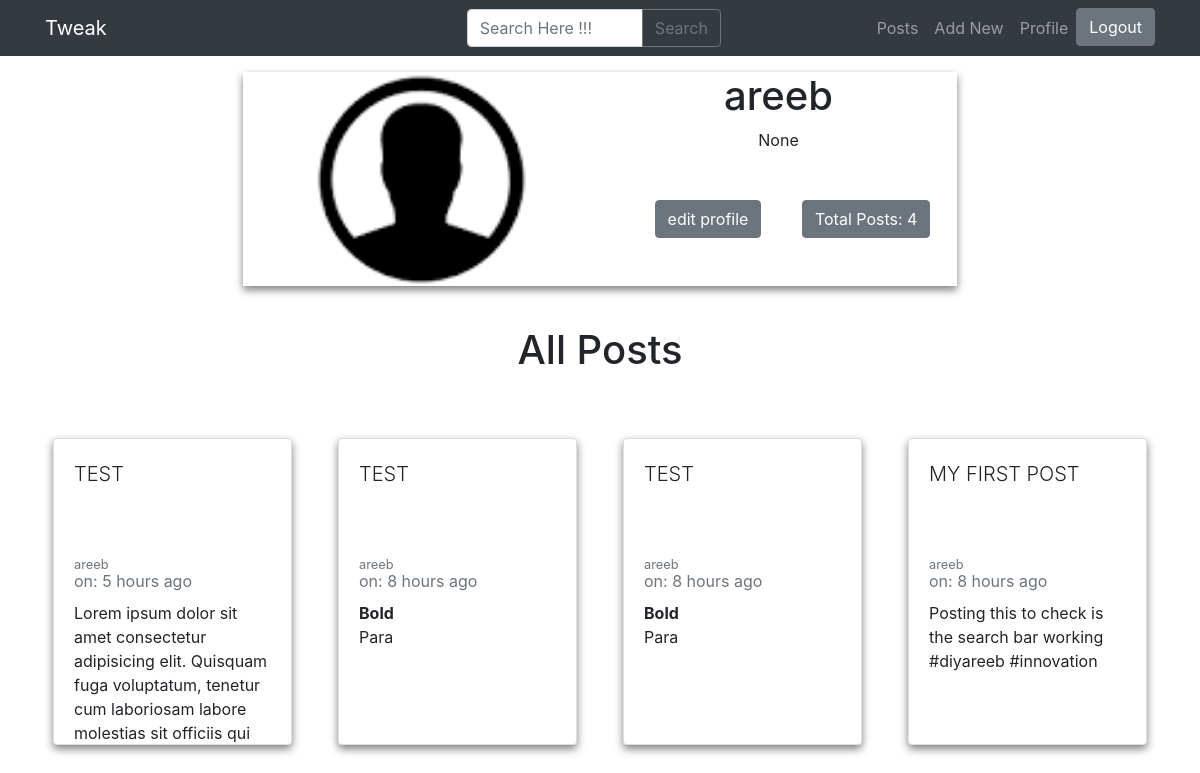
/profile/areeb (signed in), run on an earlier commit of the app's database.
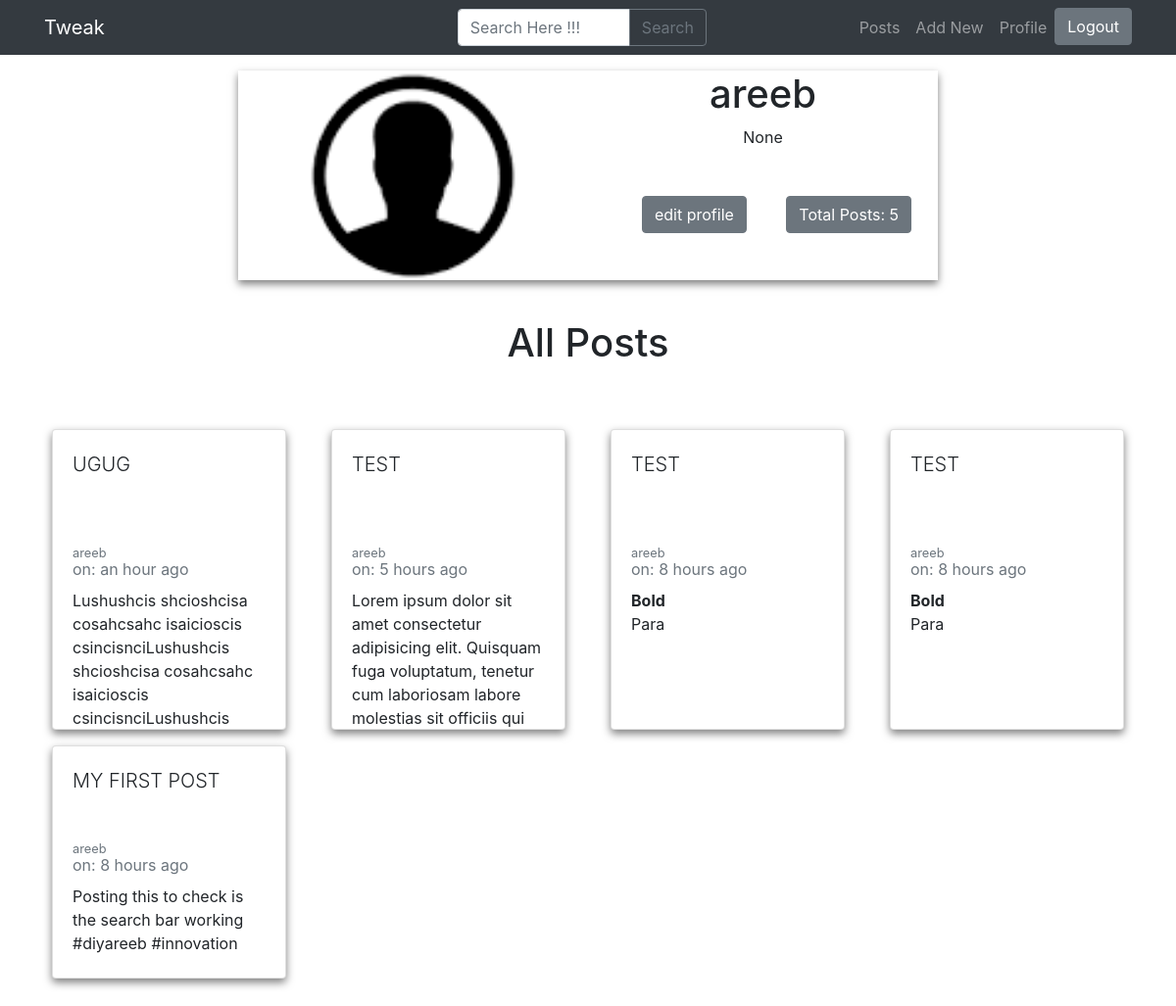
And on a later commit of the database.
### app.py (models this page shows)
class User(UserMixin, db.Model):
    id = db.Column(db.Integer, primary_key=True)
    username = db.Column(db.String(15), unique=True)
    email = db.Column(db.String(50), unique=True)
    password = db.Column(db.String(80))
    admin = db.Column(db.Boolean, unique=False, default=False)
    profile_picture = db.Column(db.String(70), nullable=False, default='url_for(\'static\',filename=\'default.png\')')
    about = db.Column(db.String(120), unique=False)
    def __repr__(self):
        return (self.username)

class Posts(db.Model):
    id = db.Column(db.Integer, primary_key=True)
    post_id = db.Column(db.String(30), nullable=False)
    post_by = db.Column(db.String(15), nullable=False)
    post_title = db.Column(db.String(80), nullable=False)
    post_body = db.Column(db.String(25000), nullable=False)
    post_created = db.Column(db.DateTime, default = datetime.utcnow)

### app.py (the view, shortened to what this page needs)
@app.route('/profile/<string:pro>')
@login_required
def dashboard(pro):
    user = User.query.filter_by(username=pro).first()
    posts = Posts.query.filter_by(post_by=pro).order_by(desc(Posts.post_created)).all()
    Total = Posts.query.filter_by(post_by=pro).order_by(Posts.post_created).count()
    if (user):
        image_file = user.profile_picture
        currentuser = User.query.filter_by(username=pro).one()
        return render_template('profile.html',
                                total=Total,
                                posts=posts,
                                admin=current_user.admin,
                                image_file = image_file,
                                name = str(current_user.username),
                                profile = str(currentuser),
                                about=user.about
                                )

### app.py (called while the page is built)
@login_manager.user_loader
def load_user(user_id):
    return User.query.get(int(user_id))

### filters.py (called while the page is built)
def datetimeformat(date_str):
    dt = arrow.get(date_str)
    return dt.humanize()

### templates/profile.html (shortened to what this page needs)
{% extends "base.html" %}
{% block nav %}
<li>
<a href="{{ url_for('logout') }}">
  <button type="button" class="btn btn-secondary d-flex nav-item">Logout</button>
</a>
</li>
{% endblock %}
{% block body %}
<div class="container mt-16 mb-24 ">
      <div class="row">
        <div class="col-lg-8 mx-auto d-lg-block d-md-none d-none">
          <div class="h-auto m-2 w-auto text-center" style=" box-shadow: 0 4px 8px 0 rgba(0, 0, 0, 0.5);">
            <div class="container flow-root ">
              <div class="row">
                <div class="col-lg-6 p-0">
                  <div class="inline-block w-full h-full content-center object-cover relative" style=" background-color: black;">
                    <img src="{{ image_file }}" alt="{{ profile }}" class="absolute top-0 left-0 w-full h-full object-cover">
                  </div>
                </div>
                <div class="col-lg-6">
                  <div class="text-center w-full inline-block">
                    <h1>{{ profile }}</h1>
                    <p class="mx-1" >{{ about }}</p>
                    {% if name == profile %}
                    <p><a href="{{ url_for('update',idp=current_user.username) }}">
                      <button class="btn btn-secondary m-8">edit profile</button></a>
                      <button class="btn btn-secondary m-1">Total Posts: {{ total }}</button>
                    </p>
                      {% else %}
                        <p>
                          <button class="btn btn-secondary m-8">Total Posts: {{ total }}</button>
                        </p>
                    {% endif %}
                  </div>
                </div>
              </div>
            </div>
          </div>
        </div>
      </div>
      <div class="row mt-8">
        <div class="col-12 text-center">
          <h1 class="mx-auto">All Posts</h1>
        </div>
      </div>
    <div class="row mt-4">
        {% if posts|length < 1 %}
        <h2 class="text-center">Nothing Posted Yet</h2>
        {% else %}
        {% for post in posts %}
        <div class="col-lg-3 col-md-4 mt-3">
          <a href="{{ url_for('post', postid=post.post_id) }}">
            <div class="card h-100 m-2 mb-3 mt-3" style="box-shadow: 0 4px 8px 0 rgba(0, 0, 0, 0.5); ">
              <div class="card-body">
                <p class="card-title text-uppercase lead" style="overflow: hidden; position: relative; height: 30%;  max-height: 15ch;">
                  {{ post.post_title }}
                </p>
                <small class="card-subtitle mb-2 text-muted">{{ post.post_by }}</small>
                <p class="card-subtitle mb-2 text-muted">on: {{ post.post_created | datetimeformat }}</p>
                <div class="card-text" style="overflow: hidden;  max-height: 14ch;"> {{ post.post_body | safe }} </div>
              </div>
            </div>
          </a>
        </div>
        {% endfor %}
        {% endif %}
    </div>
  </div>
{% endblock %}

### templates/base.html (shortened to what this page needs)
<!DOCTYPE html>
<html lang="en">
<head>
    <link href="https://unpkg.com/tailwindcss@^1.0/dist/tailwind.min.css" rel="stylesheet">
    <link rel="stylesheet" href="https://stackpath.bootstrapcdn.com/bootstrap/4.5.0/css/bootstrap.min.css">
</head>
<body>
 <nav class="navbar navbar-expand-lg navbar-dark bg-dark fixed-top">
    <div class="container">
      <a class="navbar-brand">Tweak</a>
      <div class="collapse navbar-collapse" id="navbarResponsive">
        <form class="form" action="/search" method="POST">
        <div class="input-group">
              <input type="text" name="search" id="livebox" class="form-control col-lg-6" placeholder="Search Here !!!">
              <div class="input-group-append">
              <button class="btn btn-outline-secondary" type="submit">Search</button>
              </div>
        </div>
      </form>
        <ul class="navbar-nav ml-auto">
          <li class="nav-item">
            <a class="nav-link" href="{{ url_for('posts') }}">Posts</a>
          </li>
          <li class="nav-item">
            <a class="nav-link" href="{{ url_for('addpost') }}">Add New</a>
          </li>
          <li class="nav-item">
            <a class="nav-link" href="{{ url_for('dashboard',pro=current_user.username) }}">Profile
            </a>
          </li>
       {% block nav %} {% endblock %}
        </ul>
      </div>
    </div>
  </nav>
    {% block body %} {% endblock %}
  </body>
</html>

### templates/base.html (style rules this page uses)
a, a:hover, a:focus, a:active { text-decoration: none; color: inherit; }

What changed in the data, as far as the page shows it:
added Posts: post_title "UGUG", post_by "areeb", post_created "an hour ago", post_body "Lushushcis shcioshcisa cosahcsahc isaicioscis csincisnciLushushcis shcioshcisa cosahcsahc isaicioscis csincisnciLushushcis…"
Also different on the page:
{{ total }}: "4" → "5"
